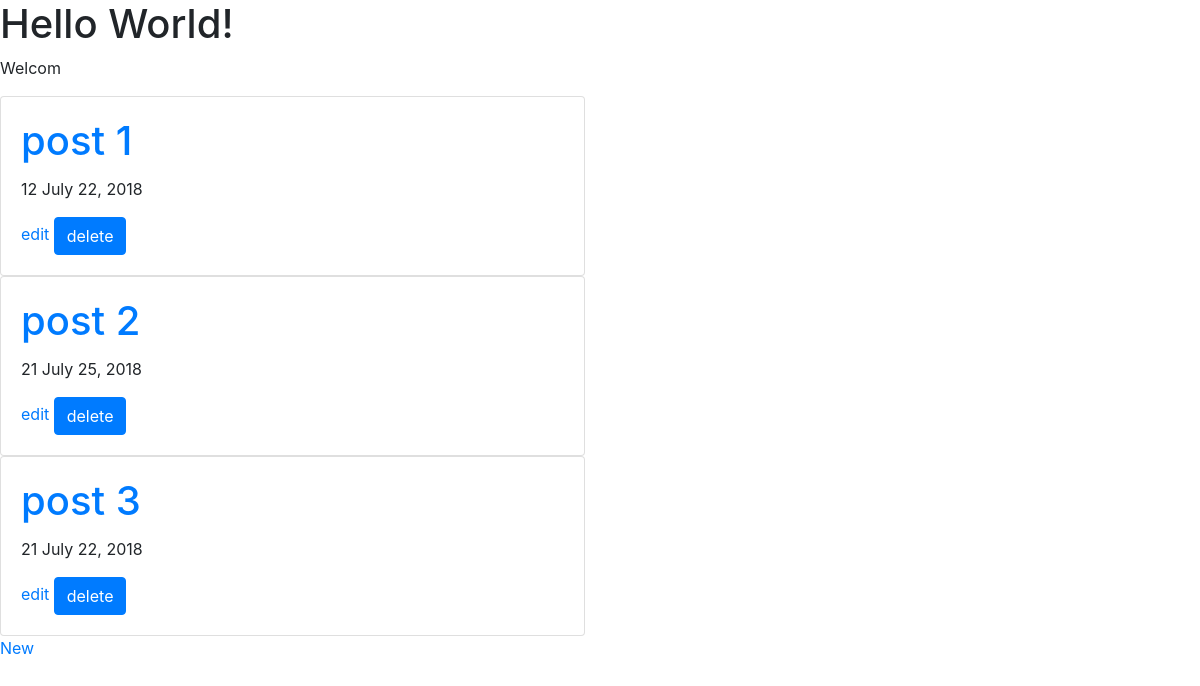
Before: / with the older database file.
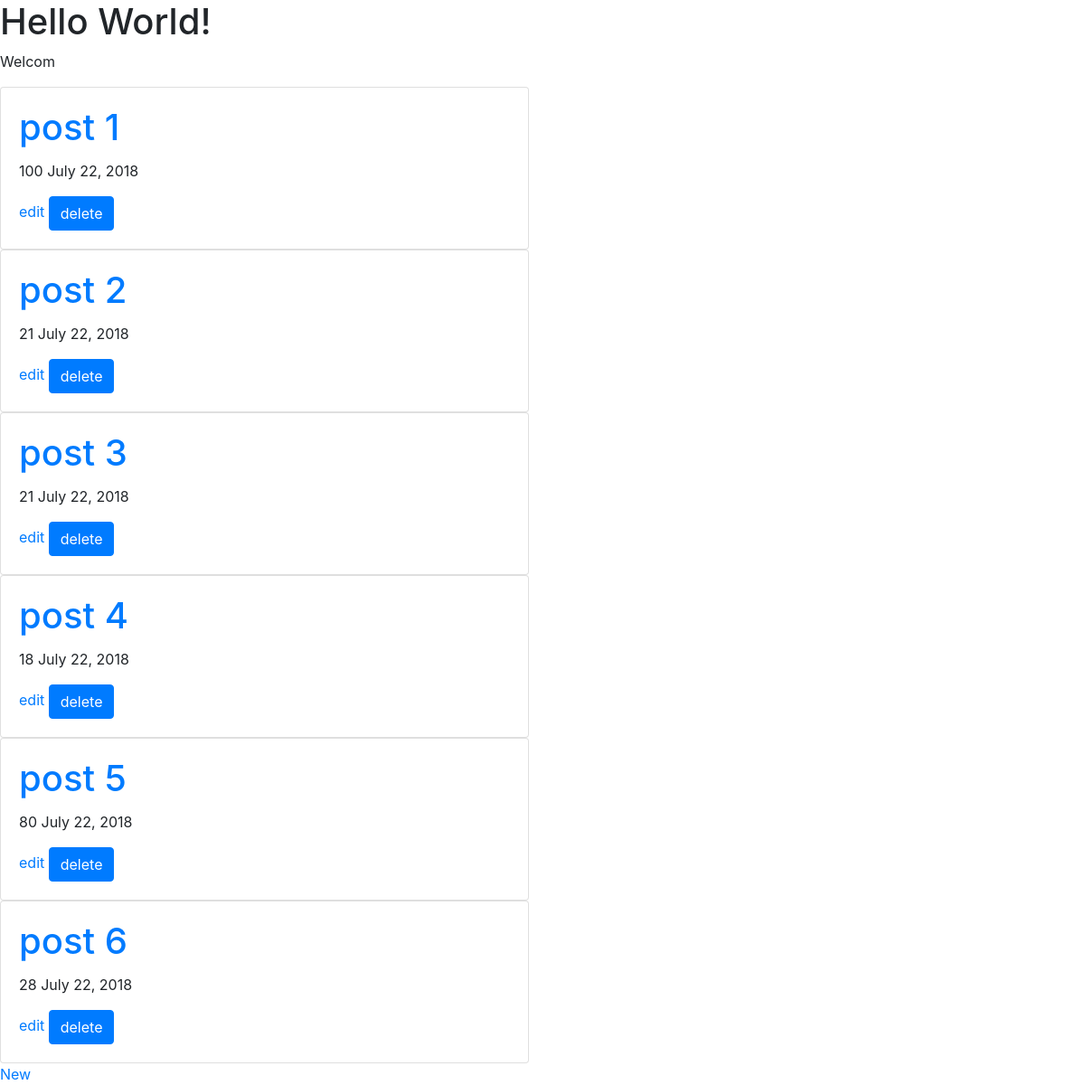
After: the same page with the newer database file.
### post/models.py (models this page shows, shortened)
class Post(models.Model):
    name = models.CharField(max_length=10)
    age = models.IntegerField()
    post_date = models.DateField()

### post/views.py (the view)
# urls.py: path('', views.get_posts, name='posts_list'),
def get_posts(request):
    posts = Post.objects.all()
    return render(request, 'posts_list.html', {"posts": posts})

### post/templates/posts_list.html
{% extends 'base.html' %}
{% block body %}
    {% for post in posts %}
<div class="row">
  <div class="col-sm-6">
    <div class="card">
      <div class="card-body">
        <h1 class="card-title"><a href="{% url 'post_detail' pk=post.pk %}">{{ post.name }} </a></h1>
        <p class=card-text">{{ post.age }} {{post.post_date}}</p>
        <a href="{% url 'edit_post' pk=post.pk %}"> edit</a>
        <button class="btn btn-primary"> delete </button>
      </div>
    </div>
  </div>
</div>
{% endfor %}
<a href="{% url 'new_post' %}"> New </a>
{% endblock %}

### post/templates/base.html (shortened to what this page needs)
<!DOCTYPE html>
<html>
<head>
    <link rel="stylesheet" href="https://stackpath.bootstrapcdn.com/bootstrap/4.1.2/css/bootstrap.min.css">
</head>
<body>
    <h1>Hello World!</h1>
    <p>Welcom</p>
    {% block body %}{% endblock %}
    </body>
</html>

Changed rows visible on the page:
changed Post "post 1": age "12" → "100"
changed Post "post 2": post_date "July 25, 2018" → "July 22, 2018"
added Post: name "post 4", age "18", post_date "July 22, 2018"
added Post: name "post 5", age "80", post_date "July 22, 2018"
added Post: name "post 6", age "28", post_date "July 22, 2018"
